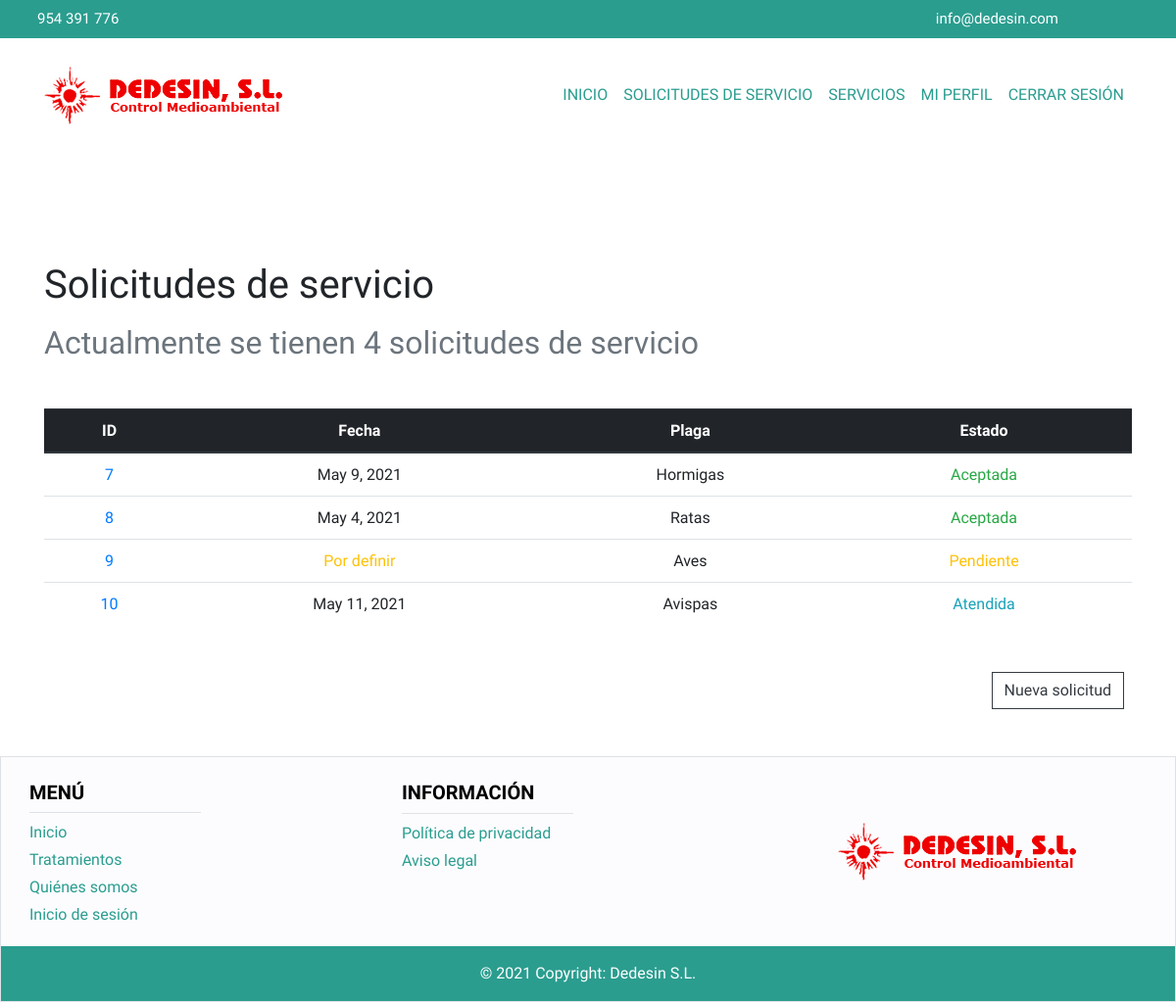
The page /empresa/solicitudServicio/ (signed in) on the database its author committed.
### main/models.py (models this page shows, shortened)
class SolicitudServicio(models.Model):
    estado = models.CharField(choices=ESTADO_SOLICITUD, default='pendiente', max_length=9)
    fecha = models.DateField(default=None, null=True)
    observaciones = models.TextField()
    tratamiento = models.ForeignKey(Tratamiento, on_delete=models.CASCADE, default=None, null=True)
    plaga = models.ForeignKey(Plaga, on_delete=models.CASCADE)
    usuario = models.ForeignKey(User, on_delete=models.CASCADE)

class Plaga(models.Model):
    nombre = models.CharField(max_length=60)
    def __str__(self):
        return self.nombre

### main/empresa/views.py (the view)
# urls.py: path('solicitudServicio/', views.list_solicitud_servicio_empresa),
@login_required
def list_solicitud_servicio_empresa(request):
    if esEmpresa(request):
        usuario = User.objects.filter(username=request.user.username)[0]
        solicitudes = SolicitudServicio.objects.filter(usuario=usuario)
        if solicitudes:
            return render(request, 'solicitudServicioEmpresa.html', {'solicitudes': solicitudes,
                                                                     'num_solicitudes': solicitudes.count()})
        else:
            return render(request, 'solicitudServicioEmpresa.html')
    else:
        return redirect('/errorPermiso/')

### main/empresa/views.py (called while the page is built)
def esEmpresa(request):
    try:
        empresa = Empresa.objects.filter(usuario=request.user)[0]
        return empresa
    except:
        return None

### main/empresa/templates/solicitudServicioEmpresa.html (shortened to what this page needs)
{% extends 'headerEmpresa.html' %}
{% block contenido %}
{% if num_solicitudes %}
<div class="container">
    <strong><h1 style="margin-top:10%;"> Solicitudes de servicio </h1></strong>
    <h2 class="text-muted mt-3 mb-5"> Actualmente se tienen {{num_solicitudes}} solicitudes de servicio</h2>
    <table class="table text-center">
        <thead class="thead-dark">
        <tr>
            <th scope="col">ID</th>
            <th scope="col">Fecha</th>
            <th scope="col">Plaga</th>
            <th scope="col">Estado</th>
        </tr>
        </thead>
        <tbody>
        {% for solicitud in solicitudes %}
        <tr>
            <td>
                <a class="text-decoration-none" href="show/{{solicitud.id}}/">{{solicitud.id}}</a>
                </td>
            {% if solicitud.fecha %}
            <td>{{solicitud.fecha}}</td>
            {% else %}
            <td class="text-warning">Por definir</td>
            {% endif %}
            <td>{{solicitud.plaga}}</td>
            {% if solicitud.estado.title == "Aceptada" %}
            <td class="text-success">{{solicitud.estado.title}}</td>
            {% elif solicitud.estado.title == "Atendida" %}
            <td class="text-info">{{solicitud.estado.title}}</td>
            {% elif solicitud.estado.title == "Rechazada" %}
            <td class="text-danger">{{solicitud.estado.title}}</td>
            {% else %}
            <td class="text-warning">{{solicitud.estado.title}}</td>
            {% endif %}
        </tr>
        {% endfor %}
        </tbody>
    </table>
    <div class="row d-flex justify-content-end my-5 mr-2">
        <a class="btn btn-outline-dark rounded-0" href="create/">Nueva solicitud</a>
    </div>
</div>
{% endif %}
{% endblock %}

### main/static/main/index.css (style rules this page uses)
body { font-family: "Ubuntu", sans-serif; }

### rows shown on the page
SolicitudServicio: id "7", fecha "May 9, 2021", plaga "Hormigas", estado "Aceptada"
SolicitudServicio: id "8", fecha "May 4, 2021", plaga "Ratas", estado "Aceptada"
SolicitudServicio: id "9", shows "Por definir", plaga "Aves", estado "Pendiente"
SolicitudServicio: id "10", fecha "May 11, 2021", plaga "Avispas", estado "Atendida"

### other values the page prints
{{ num_solicitudes }} "4"
